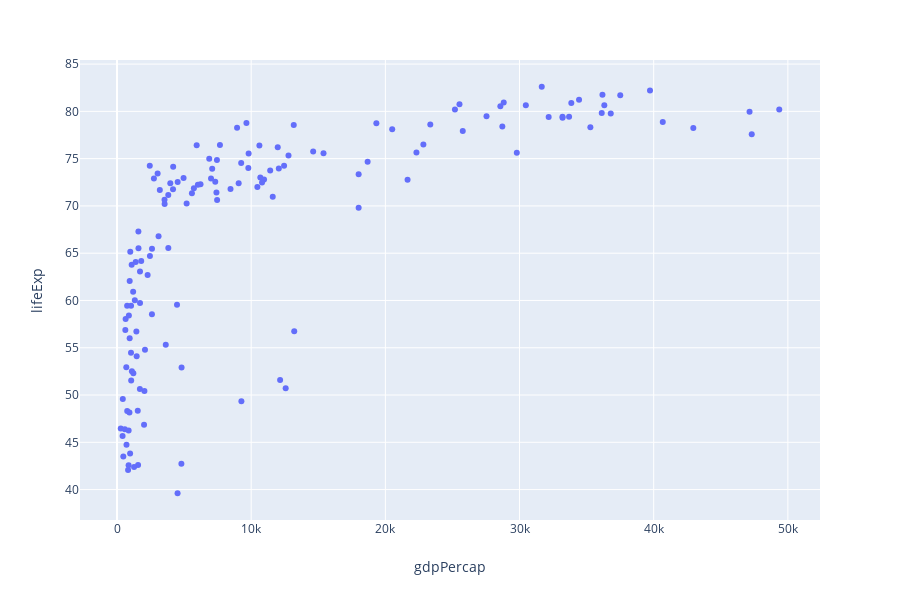

The code cell stored with this chart in its notebook:
### Code cell
import plotly_express as px
gapminder = px.data.gapminder()
gapminder2007 = gapminder.query("year == 2007")

px.scatter(gapminder2007, x="gdpPercap", y="lifeExp")

### Figure 1 — Plotly figure (JSON) as saved in the notebook; plotly's stock layout.template omitted (floating-point values rounded to 4 significant figures; data arrays with more than 128 entries replaced by an {"elided": "..."} marker saying what was removed)
{"data": [{"hoverlabel": {"namelength": 0}, "hovertemplate": "gdpPercap=%{x}<br>lifeExp=%{y}", "legendgroup": "", "marker": {"color": "#636efa", "symbol": "circle"}, "mode": "markers", "name": "", "showlegend": false, "type": "scatter", "uid": "8c228823-64c3-4e5e-9c21-c1179c83cc33", "x": {"elided": "142 float values"}, "xaxis": "x", "y": {"elided": "142 float values"}, "yaxis": "y"}], "layout": {"grid": {"xaxes": ["x"], "xgap": 0.1, "xside": "bottom", "yaxes": ["y"], "ygap": 0.1, "yside": "left"}, "height": 600, "legend": {"tracegroupgap": 0}, "margin": {"t": 60}, "xaxis": {"title": {"text": "gdpPercap"}}, "yaxis": {"title": {"text": "lifeExp"}}}}
